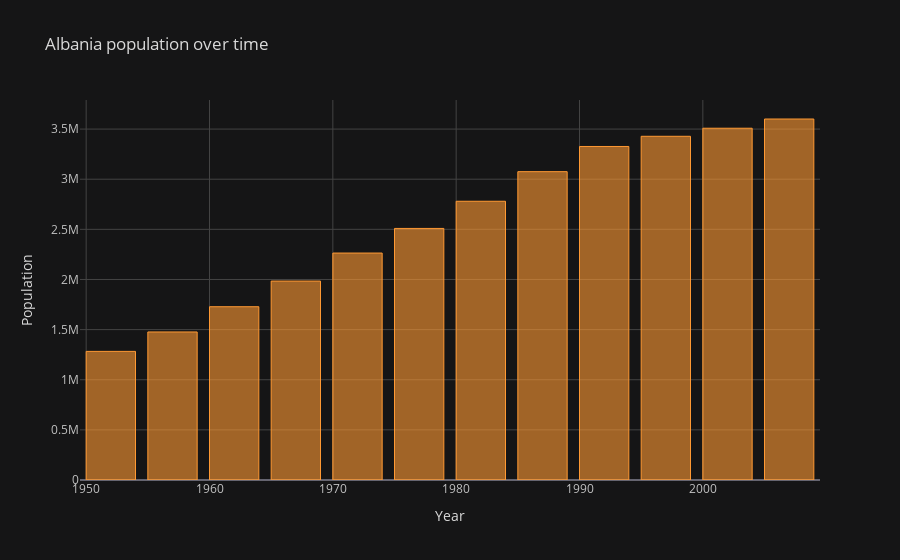

The notebook cell saved with this chart:
### Code cell
df.loc[(df.country == 
        'Albania'), ['year', 
                            'pop']].iplot(kind = 'bar',
                                        x = 'year',
                                        y = 'pop',
                                        mode = 'lines+markers',
                                        width = 2,
                                        theme = 'solar',
                                         title = 'Albania population over time',
                                         xTitle = 'Year',
                                         yTitle = 'Population')

### Figure 1 — Plotly figure (JSON) as saved in the notebook; plotly's stock layout.template omitted (floating-point values rounded to 4 significant figures)
{"data": [{"marker": {"color": "rgba(255, 153, 51, 0.6)", "line": {"color": "rgba(255, 153, 51, 1.0)", "width": 1}}, "name": "pop", "orientation": "v", "text": "", "type": "bar", "x": [1952, 1957, 1962, 1967, 1972, 1977, 1982, 1987, 1992, 1997, 2002, 2007], "y": [1282697, 1476505, 1728137, 1984060, 2263554, 2509048, 2780097, 3075321, 3326498, 3428038, 3508512, 3600523]}], "layout": {"legend": {"bgcolor": "#151516", "font": {"color": "#D9D9D9"}}, "paper_bgcolor": "#151516", "plot_bgcolor": "#151516", "title": {"font": {"color": "#D9D9D9"}, "text": "Albania population over time"}, "xaxis": {"gridcolor": "#434343", "showgrid": true, "tickfont": {"color": "#C2C2C2"}, "title": {"font": {"color": "#D9D9D9"}, "text": "Year"}, "zerolinecolor": "#666570"}, "yaxis": {"gridcolor": "#434343", "showgrid": true, "tickfont": {"color": "#C2C2C2"}, "title": {"font": {"color": "#D9D9D9"}, "text": "Population"}, "zerolinecolor": "#666570"}}}
